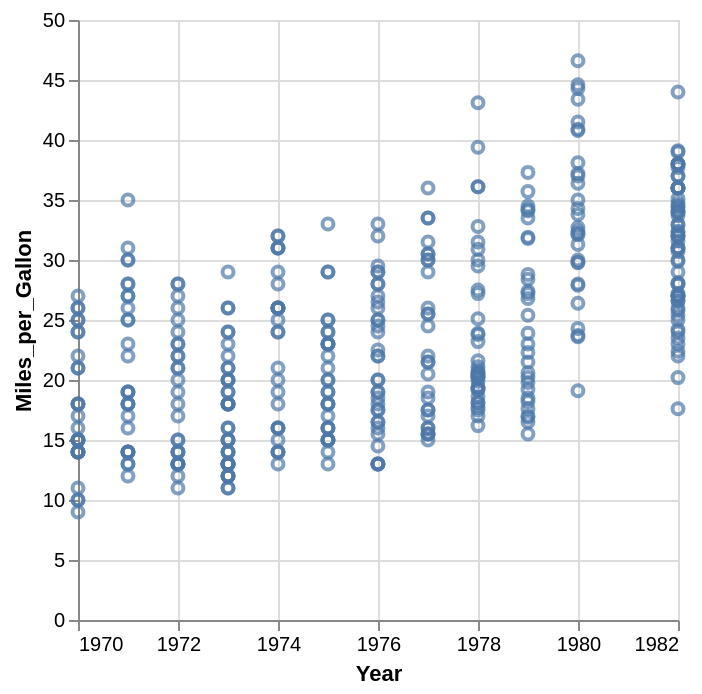

Here is the notebook cell this chart was saved with:
### Markdown cell above
## 1.3: Aggregation

Sometimes, we want to work with data in aggregate. In these cases, we can handle things on the level of our data frames (e.g. adding a mean, median, etc. column), but Altair already supplies useful functions ready for our use. 
For any data encoded, you can wrap that data in an aggregation function (e.g. `median(<data>)`, `min(<data>),` `max(<data>)`) and the resulting visualization will show aggregate data. Note that this can also change related or dependent fields, which are treated as group-by fields in the aggregation process.

[Aggregation docs](https://altair-viz.github.io/user_guide/transform/aggregate.html)

**Task 1:** Change `y` to the mean MPG per year.

**Task 2:** Add a color encoding for `Origin`. How did the number of points change, and why?

**Task 3:** Swap `mean` for `median`, `min`, or `max`.

### Code cell
alt.Chart(cars).mark_point().encode(
    x="Year:T",
    y="Miles_per_Gallon:Q"
)

### Figure 1 — Vega specification as saved in the notebook (floating-point values rounded to 4 significant figures; data arrays with more than 128 entries replaced by an {"elided": "..."} marker saying what was removed)
{"$schema": "https://vega.github.io/schema/vega/v6.json", "data": [{"name": "source_0", "values": {"elided": "398 records"}, "transform": [{"type": "formula", "expr": "toDate(datum['Year'])", "as": "Year"}]}, {"name": "source_0_y_domain_Miles_per_Gallon", "values": [{"min": 9.0, "max": 46.6}]}], "marks": [{"type": "symbol", "name": "marks", "from": {"data": "source_0"}, "encode": {"update": {"y": {"field": "Miles_per_Gallon", "scale": "y"}, "opacity": {"value": 0.7}, "stroke": {"value": "#4c78a8"}, "x": {"field": "Year", "scale": "x"}, "fill": {"value": "transparent"}}}, "style": ["point"]}], "scales": [{"name": "x", "type": "time", "domain": {"data": "source_0", "field": "Year"}, "range": [0, {"signal": "width"}]}, {"name": "y", "type": "linear", "domain": [{"signal": "(data(\"source_0_y_domain_Miles_per_Gallon\")[0] || {}).min"}, {"signal": "(data(\"source_0_y_domain_Miles_per_Gallon\")[0] || {}).max"}], "range": [{"signal": "height"}, 0], "nice": true, "zero": true}], "axes": [{"scale": "x", "aria": false, "gridScale": "y", "tickCount": {"signal": "ceil(width/40)"}, "labels": false, "maxExtent": 0, "domain": false, "grid": true, "ticks": false, "minExtent": 0, "orient": "bottom", "zindex": 0}, {"scale": "y", "tickCount": {"signal": "ceil(height/40)"}, "aria": false, "maxExtent": 0, "grid": true, "minExtent": 0, "orient": "left", "gridScale": "x", "domain": false, "ticks": false, "labels": false, "zindex": 0}, {"scale": "x", "labelFlush": true, "tickCount": {"signal": "ceil(width/40)"}, "zindex": 0, "grid": false, "labelOverlap": true, "orient": "bottom", "title": "Year"}, {"scale": "y", "orient": "left", "title": "Miles_per_Gallon", "labelOverlap": true, "grid": false, "tickCount": {"signal": "ceil(height/40)"}, "zindex": 0}], "background": "white", "padding": 5, "style": "cell", "width": 300, "height": 300}
